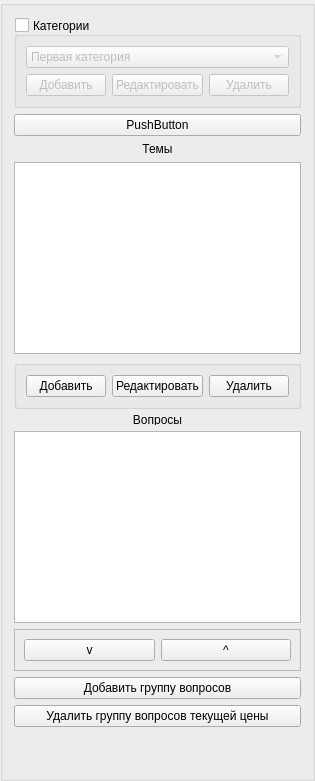
      <widget class="QGroupBox" name="groupBox_6">
       <property name="sizePolicy">
        <sizepolicy hsizetype="Minimum" vsizetype="Preferred">
         <horstretch>0</horstretch>
         <verstretch>0</verstretch>
        </sizepolicy>
       </property>
       <property name="minimumSize">
        <size>
         <width>300</width>
         <height>0</height>
        </size>
       </property>
       <property name="maximumSize">
        <size>
         <width>600</width>
         <height>16777215</height>
        </size>
       </property>
       <property name="title">
        <string/>
       </property>
       <layout class="QVBoxLayout" name="verticalLayout">
        <item>
         <widget class="QGroupBox" name="groupBox_Cat">
          <property name="enabled">
           <bool>true</bool>
          </property>
          <property name="sizePolicy">
           <sizepolicy hsizetype="Expanding" vsizetype="Preferred">
            <horstretch>0</horstretch>
            <verstretch>0</verstretch>
           </sizepolicy>
          </property>
          <property name="maximumSize">
           <size>
            <width>16777215</width>
            <height>100</height>
           </size>
          </property>
          <property name="title">
           <string>Категории</string>
          </property>
          <property name="alignment">
           <set>Qt::AlignLeading|Qt::AlignLeft|Qt::AlignVCenter</set>
          </property>
          <property name="flat">
           <bool>false</bool>
          </property>
          <property name="checkable">
           <bool>true</bool>
          </property>
          <property name="checked">
           <bool>false</bool>
          </property>
          <layout class="QGridLayout" name="gridLayout">
           <item row="1" column="0">
            <widget class="QPushButton" name="pushButton_addCat">
             <property name="sizePolicy">
              <sizepolicy hsizetype="MinimumExpanding" vsizetype="Fixed">
               <horstretch>0</horstretch>
               <verstretch>0</verstretch>
              </sizepolicy>
             </property>
             <property name="minimumSize">
              <size>
               <width>0</width>
               <height>0</height>
              </size>
             </property>
             <property name="text">
              <string>Добавить</string>
             </property>
            </widget>
           </item>
           <item row="1" column="1">
            <widget class="QPushButton" name="pushButton_EditCat">
             <property name="sizePolicy">
              <sizepolicy hsizetype="Expanding" vsizetype="Fixed">
               <horstretch>0</horstretch>
               <verstretch>0</verstretch>
              </sizepolicy>
             </property>
             <property name="text">
              <string>Редактировать</string>
             </property>
            </widget>
           </item>
           <item row="1" column="2">
            <widget class="QPushButton" name="pushButton__delCat">
             <property name="sizePolicy">
              <sizepolicy hsizetype="MinimumExpanding" vsizetype="Fixed">
               <horstretch>0</horstretch>
               <verstretch>0</verstretch>
              </sizepolicy>
             </property>
             <property name="text">
              <string>Удалить</string>
             </property>
            </widget>
           </item>
           <item row="0" column="0" colspan="3">
            <widget class="QComboBox" name="comboBox_Cat">
             <property name="editable">
              <bool>false</bool>
             </property>
             <item>
              <property name="text">
               <string>Первая категория</string>
              </property>
             </item>
            </widget>
           </item>
          </layout>
         </widget>
        </item>
        <item>
         <widget class="QPushButton" name="testButton">
          <property name="text">
           <string>PushButton</string>
          </property>
         </widget>
        </item>
        <item>
         <widget class="QLabel" name="label_10">
          <property name="maximumSize">
           <size>
            <width>16777215</width>
            <height>20</height>
           </size>
          </property>
          <property name="text">
           <string>Темы</string>
          </property>
          <property name="alignment">
           <set>Qt::AlignCenter</set>
          </property>
         </widget>
        </item>
        <item>
         <widget class="QTableView" name="tableView_themeTable">
          <property name="maximumSize">
           <size>
            <width>16777215</width>
            <height>200</height>
           </size>
          </property>
          <property name="selectionMode">
           <enum>QAbstractItemView::SingleSelection</enum>
          </property>
          <property name="selectionBehavior">
           <enum>QAbstractItemView::SelectRows</enum>
          </property>
         </widget>
        </item>
        <item>
         <widget class="QGroupBox" name="groupBox_5">
          <property name="maximumSize">
           <size>
            <width>16777215</width>
            <height>50</height>
           </size>
          </property>
          <property name="title">
           <string/>
          </property>
          <layout class="QHBoxLayout" name="horizontalLayout_5">
           <item>
            <widget class="QPushButton" name="pushButton_addTheme">
             <property name="text">
              <string>Добавить</string>
             </property>
            </widget>
           </item>
           <item>
            <widget class="QPushButton" name="pushButton_editTheme">
             <property name="text">
              <string>Редактировать</string>
             </property>
            </widget>
           </item>
           <item>
            <widget class="QPushButton" name="pushButton_delTheme">
             <property name="text">
              <string>Удалить</string>
             </property>
            </widget>
           </item>
          </layout>
         </widget>
        </item>
        <item>
         <widget class="QLabel" name="label_11">
          <property name="maximumSize">
           <size>
            <width>16777215</width>
            <height>10</height>
           </size>
          </property>
          <property name="text">
           <string>Вопросы</string>
          </property>
          <property name="alignment">
           <set>Qt::AlignCenter</set>
          </property>
         </widget>
        </item>
        <item>
         <widget class="QTableView" name="tableView_questTable">
          <property name="maximumSize">
           <size>
            <width>16777215</width>
            <height>250</height>
           </size>
          </property>
          <property name="dragEnabled">
           <bool>false</bool>
          </property>
          <property name="dragDropMode">
           <enum>QAbstractItemView::DragOnly</enum>
          </property>
          <property name="defaultDropAction">
           <enum>Qt::MoveAction</enum>
          </property>
          <property name="selectionMode">
           <enum>QAbstractItemView::SingleSelection</enum>
          </property>
          <property name="selectionBehavior">
           <enum>QAbstractItemView::SelectRows</enum>
          </property>
         </widget>
        </item>
        <item>
         <widget class="QFrame" name="frame_2">
          <property name="maximumSize">
           <size>
            <width>16777215</width>
            <height>50</height>
           </size>
          </property>
          <property name="frameShape">
           <enum>QFrame::StyledPanel</enum>
          </property>
          <property name="frameShadow">
           <enum>QFrame::Raised</enum>
          </property>
          <layout class="QHBoxLayout" name="horizontalLayout_7">
           <item>
            <widget class="QPushButton" name="pushButton_Qdown">
             <property name="text">
              <string>v</string>
             </property>
            </widget>
           </item>
           <item>
            <widget class="QPushButton" name="pushButton_Qup">
             <property name="text">
              <string>^</string>
             </property>
            </widget>
           </item>
          </layout>
         </widget>
        </item>
        <item>
         <widget class="QPushButton" name="pushButton_addQ">
          <property name="text">
           <string>Добавить группу вопросов</string>
          </property>
         </widget>
        </item>
        <item>
         <widget class="QPushButton" name="pushButton_delQ">
          <property name="text">
           <string>Удалить группу вопросов текущей цены</string>
          </property>
         </widget>
        </item>
        <item>
         <spacer name="verticalSpacer">
          <property name="orientation">
           <enum>Qt::Vertical</enum>
          </property>
          <property name="sizeHint" stdset="0">
           <size>
            <width>20</width>
            <height>40</height>
           </size>
          </property>
         </spacer>
        </item>
       </layout>
      </widget>
